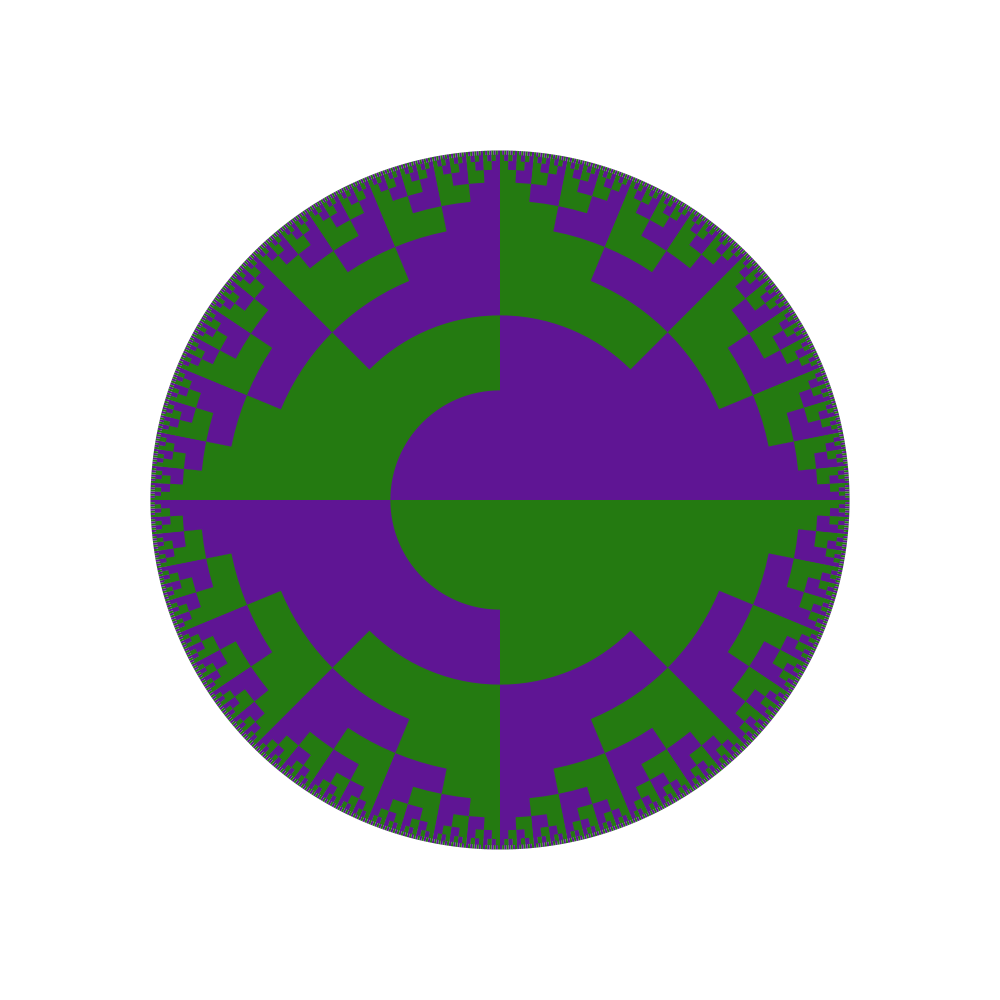
Frame 1 (no input)
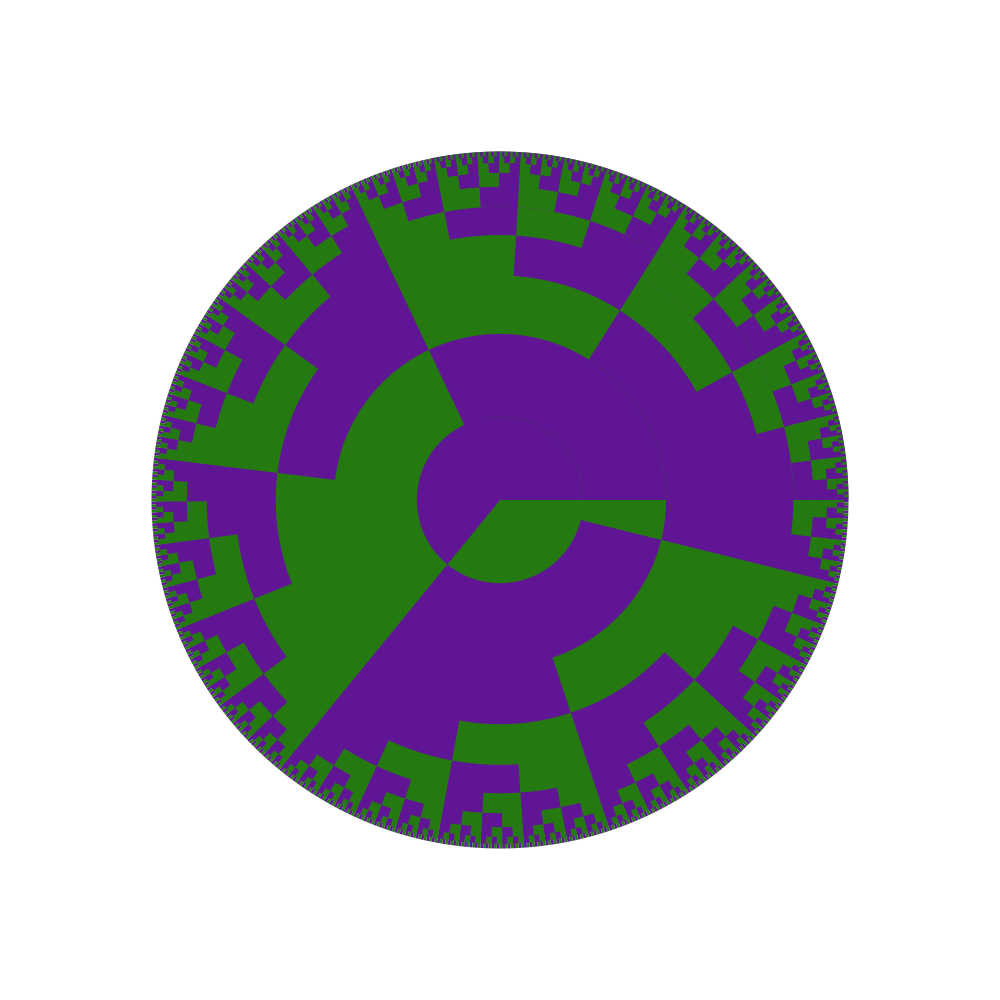
Frame 60 (the mouse pressed at the canvas centre just before this capture)
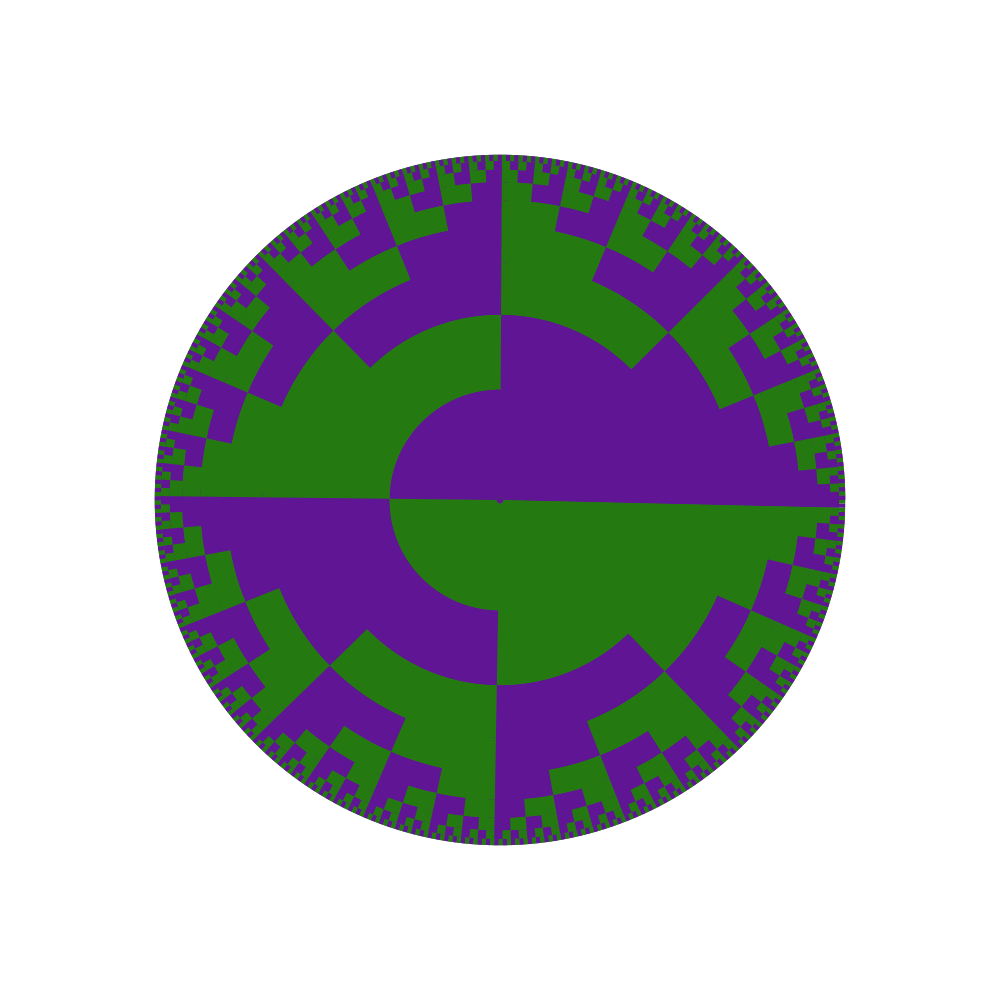
Frame 120 (the mouse held since frame 60 and released just before this capture)

The Processing sketch that drew these frames (run headless with seeded random() and noise(); from frame 60 on, the mouse is pressed at the canvas centre):

// Processing sketch: stretch_wedges_view
// ── stretch_wedges_view.pde
float t = -0.25;
int n = 0;

void setup(){
  size(1000,1000);
}

void draw(){
  background(255);
  noStroke();
  t+=0.01;
  Wedges(10,smoothstep(t));
  n++;
}

void Wedges(int N_layers, float t){
  color[] colors = {color(36, 122, 17),color(95, 21, 148)};
  for(int layer=N_layers;layer>0;layer--){
    int N_wedges = int(pow(2,layer));
    int i = 0;
    //BOTTOM HALF
    /*if (layer==1){
      i=1;
    }*/
    float q = 0.7;
    //TOP HALF
    for(int wedge=N_wedges-1; wedge>-1; wedge--){
      float start = -(1+t)*(wedge+1)*2*PI/N_wedges;
      float stop = -(1+t)*(wedge)*2*PI/N_wedges;
      float r = 500*(1/q-pow(q,layer-t-1))+5;
      fill(colors[i]);
      arc(500, 500, r, r, start, stop,PIE);
      i++;
      i = i%2;
    }
    
  }
   
  
}

float smoothstep(float t){
  if (t<0){
    return 0;
  }
  else if (t<1){
    return 3*t*t - 2*t*t*t;
  }
  else{
    return 1;
  }
}
    
